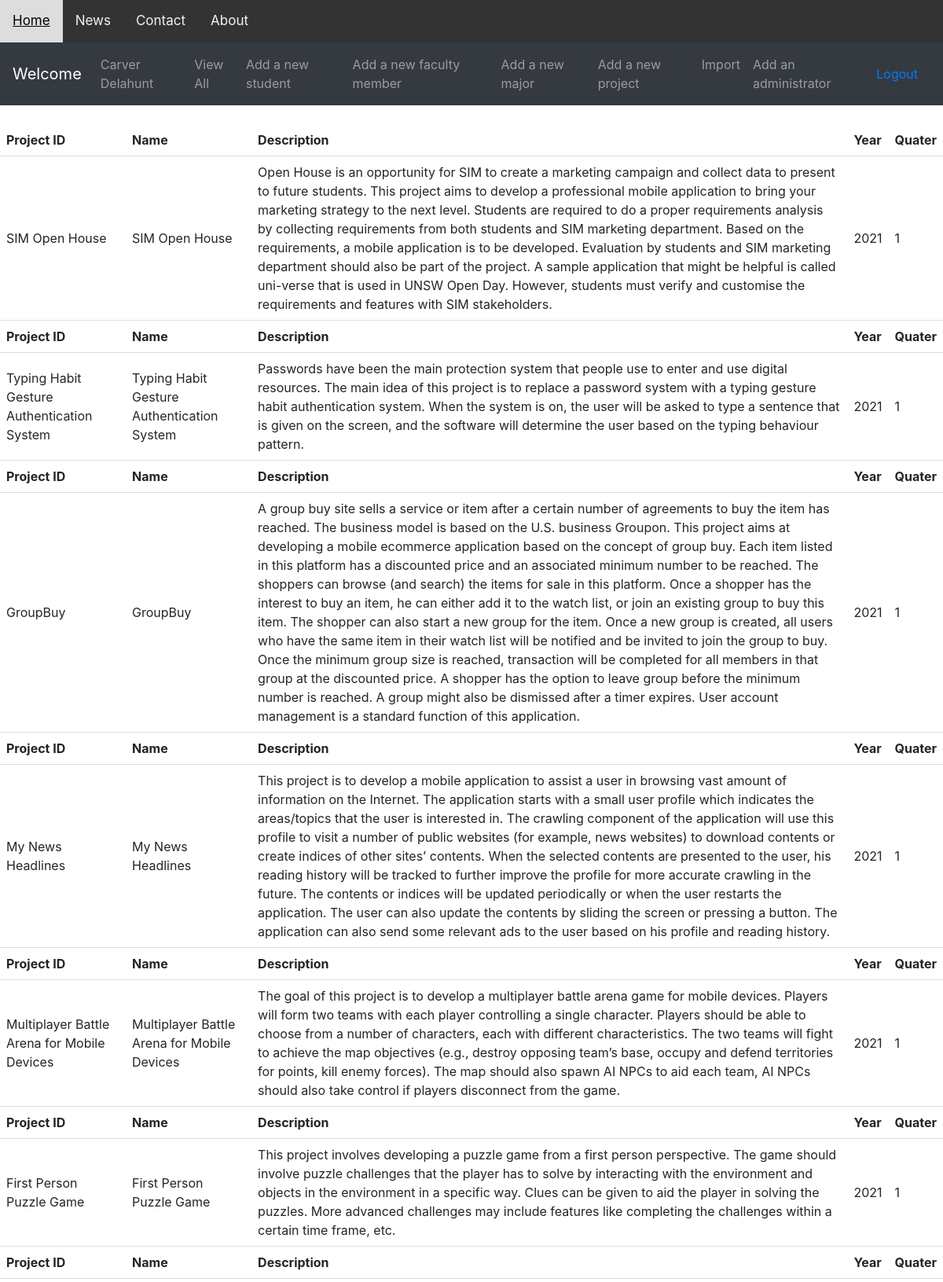
The page /list_projects.php (signed in, upper part) on the database its author committed.
### tables this page shows
CREATE TABLE IF NOT EXISTS `accounts` (
  `sim_id` varchar(10) NOT NULL,
  `uow_id` varchar(10) NOT NULL,
  `name` tinytext NOT NULL,
  `password` varchar(64) NOT NULL,
  `phone` varchar(16) DEFAULT NULL,
  `sim_email` varchar(64) DEFAULT NULL,
  `personal_email` varchar(64) DEFAULT NULL,
  `type` int(1) NOT NULL COMMENT '0 = Faculty, 1 = Full-time Student, 2 = Part-time Student, 8 = Admin, 9 = Superadmin',
  `majors` json DEFAULT NULL COMMENT 'Faculty => JSON of varchar(8)+,\r\nStudent = JSON of 1 varchar(8) -\r\n[majors.id]',
  `choices` json DEFAULT NULL COMMENT 'Students only -\r\nJSON of varchar(8) [projects.id]',
  `year` smallint(4) DEFAULT NULL COMMENT 'Students only',
  `quarter` tinyint(1) DEFAULT NULL COMMENT 'Students only (1, 2, 3, or 4)',
  PRIMARY KEY (`sim_id`),
  UNIQUE KEY `accounts_uow_id` (`uow_id`),
  KEY `accounts_year_quarter` (`year`,`quarter`) USING BTREE,
  KEY `accounts_type` (`type`),
  KEY `accounts_sim_email` (`sim_email`) USING BTREE,
  KEY `accounts_personal_email` (`personal_email`)
);

CREATE TABLE IF NOT EXISTS `projects` (
  `id` int(11) NOT NULL AUTO_INCREMENT,
  `proj_id` varchar(24) NOT NULL,
  `name` varchar(64) NOT NULL,
  `description` text NOT NULL,
  `year` smallint(4) NOT NULL,
  `quarter` tinyint(1) NOT NULL,
  PRIMARY KEY (`id`),
  KEY `projects_year_quarter` (`year`,`quarter`)
);

### include/funcs/sql_funcs.php (called while the page is built, shortened)
<?php
	require_once("include/class/ClassAccount.php");
	function str_clean(&$string){
		return mysqli_real_escape_string($GLOBALS['mysql_link'], trim($string));
	}
	function db_query($query){
		$result = mysqli_query($GLOBALS['mysql_link'], $query);
		$error = mysqli_error($GLOBALS['mysql_link']);
		return $result;
	}
	function get_account($id){
		str_clean($id);
		$type = mysqli_fetch_assoc(db_query("SELECT `type` FROM `accounts` WHERE `sim_id` = '{$id}';"))['type'];
		if($type == 1 || $type == 2){
			return new Student($id);
		}elseif($type == 8 || $type == 9){
			return new Admin($id);
		}elseif($type == 0){
			return new Faculty($id);
		}
		return false;
	}
	function get_all_projects(){
		$query = db_query("SELECT * FROM `projects` ORDER BY `id` ASC;");
		$output = [];
		while($row = mysqli_fetch_assoc($query)){
			$output[$row['id']]['proj_id'] = $row['name'];
			$output[$row['id']]['name'] = $row['name'];
			$output[$row['id']]['description'] = $row['description'];
			$output[$row['id']]['year'] = $row['year'];
			$output[$row['id']]['quarter'] = $row['quarter'];
		}
		return $output;
	}
?>

### include/class/ClassAccount.php (called while the page is built, shortened)
<?php
	require_once("include/funcs/sql_funcs.php");
	abstract class Account{
		private	$name;
		protected int $account_type;
		public function __construct($id){
			$id = str_clean($id);
			$query = db_query("SELECT * FROM `accounts` WHERE `sim_id` = '{$id}' LIMIT 1;");
			$result = mysqli_fetch_assoc($query);
			if(mysqli_num_rows($query) == 1){
				$this->sim_id = $result['sim_id'];
				$this->name = $result['name'];
				$this->account_type = $result['type'];
			}else{
				throw new Exception("Account not found.");
			}
		}
		public function get_name(){
			return $this->name;
		}
		public function is_student(){
			return ($this->account_type == 1 || $this->account_type == 2);
		}
		public function is_admin(){
			return ($this->account_type == 8 || $this->account_type == 9);
		}
		public function is_super(){
			return $this->account_type == 9;
		}
	}
?>

### include/class/ClassAdmin.php (called while the page is built, shortened)
<?php
	require_once("include/funcs/sql_funcs.php");
	class Admin extends Account{
		public function __construct($id){
			parent::__construct($id);
		}
	}
?>

### list_projects.php (the view, shortened to what this page needs)
<?php
	require_once("include/funcs/sql_funcs.php");
	$account = get_account($_SESSION["id"]);
?>
<!DOCTYPE html>
<html lang='en'>
	<head>
	</head>
	<body>
	<div class="topnav">
	  <a class="active" href="home.php">Home</a>
	  <a href="#news">News</a>
	  <a href="#contact">Contact</a>
	  <a href="#about">About</a>
	</div>
		<?php include("include/templates/header.php"); ?>
		<table border='0';>
		<?php
		$test = get_all_projects();
		foreach ($test as $data) {
        ?>
        <tr>
			<th>Project ID</th>
			<th>Name</th>
			<th>Description</th>
			<th>Year</th>
			<th>Quater</th>
		</tr>
		<tr>
            <td id="fcase1"><?php echo $data['proj_id']; ?></td>
            <td id="creat1"><?php echo $data['name']; ?></td>
            <td id="ftype1"><?php echo $data['description']; ?></td>
			<td id="creat1"><?php echo $data['year']; ?></td>
			<td id="creat1"><?php echo $data['quarter']; ?></td>
        </tr>
		<?php
		}
        ?>
		</table>
	</body>
</html>

### include/templates/header.php (shortened to what this page needs)
<link href="//maxcdn.bootstrapcdn.com/bootstrap/4.1.1/css/bootstrap.min.css" rel="stylesheet" id="bootstrap-css">
<div class="navbar navbar-expand-md navbar-dark bg-dark mb-4" role="navigation">
    <a class="navbar-brand" href="home.php">Welcome </a>
    <div class="collapse navbar-collapse" id="navbarCollapse">
        <ul class="navbar-nav mr-auto">
            <li class="nav-item">
				<a class="nav-link"  href='view_account.php?a=<?= $account->sim_id ?>'>
					<?= $account->get_name() ?>
				</a>
            </li>
			<?php
				if(!$account->is_student()){
			?>
					<li class="nav-item">
						<a class="nav-link" href="view_all.php">View All</a>
					</li>
			<?php
				}
			?>
			<?php
				if($account->is_admin()){
			?>
					<li class="nav-item">
						<a class="nav-link" href="add_student.php">Add a new student</a>
					</li>
					<li class="nav-item">
						<a class="nav-link" href="add_faculty.php">Add a new faculty member</a>
					</li>
					<li class="nav-item">
						<a class="nav-link" href="add_major.php">Add a new major</a>
					</li>
					<li class="nav-item">
						<a class="nav-link" href="add_project.php">Add a new project</a>
					</li>
					<li class="nav-item">
						<a class="nav-link" href="import.php">Import</a>
					</li>
			<?php
				}
				if($account->is_super()){
			?>
					<li class="nav-item">
						<a class="nav-link" href="add_admin.php">Add an administrator</a>
					</li>
			<?php
				}
			?>
        </ul>
		<a class="nav-link" href="logout.php">Logout</a>
    </div>
</div>

### list_projects.php (style rules this page uses)
.topnav { background-color: #333; overflow: hidden; }
.topnav a { float: left; color: #f2f2f2; text-align: center; padding: 14px 16px; text-decoration: none; font-size: 17px; }
table { border-collapse: collapse; width: 100%; }
th, td { padding: 8px; text-align: left; border-bottom: 1px solid #ddd; }

### rows shown on the page
accounts: name "Carver Delahunt"
projects: name "SIM Open House", description "Open House is an opportunity for SIM to create a marketing campaign and collect data to present to future students. This project aims to develop a professional mobile application to bring your marketing strategy to the next level. Students are required to do a proper requirements analysis by collecting requirements from both students and SIM marketing department. Based on the requirements, a mobile application is to be developed. Evaluation by students and SIM marketing department should also be part of the project. A sample application that might be helpful is called uni-verse that is used in UNSW Open Day. However, students must verify and customise the requirements and features with SIM…", year "2021", quarter "1"
projects: name "Typing Habit Gesture Authentication System", description "Passwords have been the main protection system that people use to enter and use digital resources. The main idea of this project is to replace a password system with a typing gesture habit authentication system. When the system is on, the user will be asked to type a sentence that is given on the screen, and the software will determine the user based on the typing behaviour pattern.", year "2021", quarter "1"
projects: name "GroupBuy", description "A group buy site sells a service or item after a certain number of agreements to buy the item has reached. The business model is based on the U.S. business Groupon. This project aims at developing a mobile ecommerce application based on the concept of group buy. Each item listed in this platform has a discounted price and an associated minimum number to be reached. The shoppers can browse (and search) the items for sale in this platform. Once a shopper has the interest to buy an item, he can either add it to the watch list, or join an existing group to buy this item. The shopper can also start a new group for the item. Once a new group is created, all users who have the same item in their…", year "2021", quarter "1"
projects: name "My News Headlines", description "This project is to develop a mobile application to assist a user in browsing vast amount of information on the Internet. The application starts with a small user profile which indicates the areas/topics that the user is interested in. The crawling component of the application will use this profile to visit a number of public websites (for example, news websites) to download contents or create indices of other sites’ contents. When the selected contents are presented to the user, his reading history will be tracked to further improve the profile for more accurate crawling in the future. The contents or indices will be updated periodically or when the user restarts the application. The user…", year "2021", quarter "1"
projects: name "Multiplayer Battle Arena for Mobile Devices", description "The goal of this project is to develop a multiplayer battle arena game for mobile devices. Players will form two teams with each player controlling a single character. Players should be able to choose from a number of characters, each with different characteristics. The two teams will fight to achieve the map objectives (e.g., destroy opposing team’s base, occupy and defend territories for points, kill enemy forces). The map should also spawn AI NPCs to aid each team, AI NPCs should also take control if players disconnect from the game.", year "2021", quarter "1"
projects: name "First Person Puzzle Game", description "This project involves developing a puzzle game from a first person perspective. The game should involve puzzle challenges that the player has to solve by interacting with the environment and objects in the environment in a specific way. Clues can be given to aid the player in solving the puzzles. More advanced challenges may include features like completing the challenges within a certain time frame, etc.", year "2021", quarter "1"
